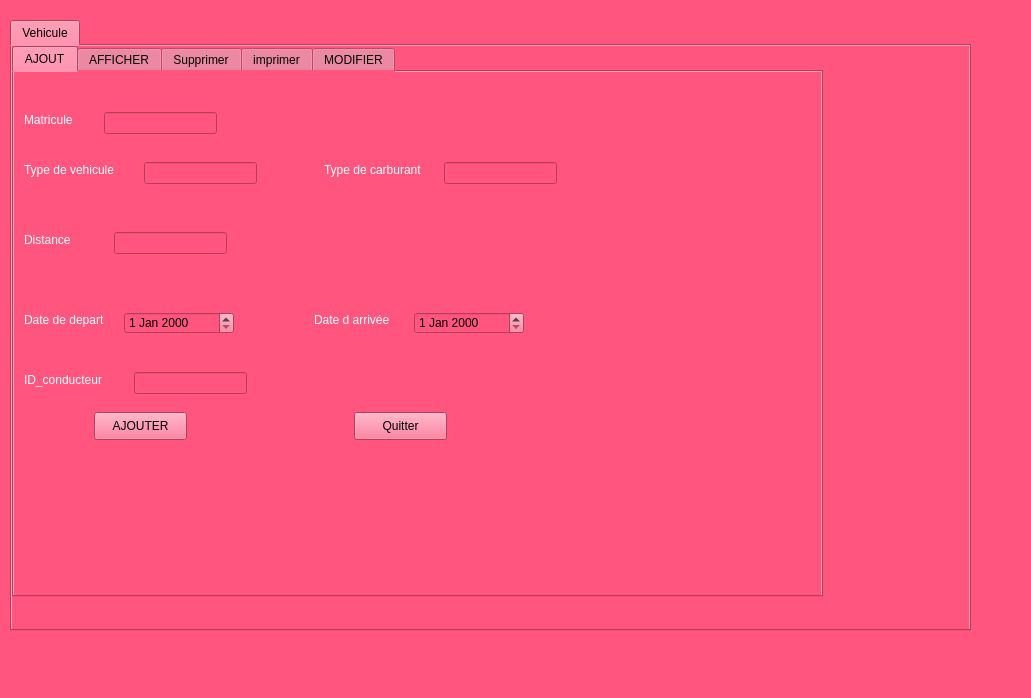
<?xml version="1.0" encoding="UTF-8"?>
<ui version="4.0">
 <class>MainWindo</class>
 <widget class="QMainWindow" name="MainWindo">
  <property name="geometry">
   <rect>
    <x>0</x>
    <y>0</y>
    <width>1031</width>
    <height>698</height>
   </rect>
  </property>
  <property name="windowTitle">
   <string>MainWindo</string>
  </property>
  <property name="styleSheet">
   <string notr="true">background-color: rgb(255, 85, 127);</string>
  </property>
  <widget class="QWidget" name="centralwidget">
   <widget class="QTabWidget" name="tabWidget">
    <property name="geometry">
     <rect>
      <x>10</x>
      <y>20</y>
      <width>961</width>
      <height>611</height>
     </rect>
    </property>
    <property name="currentIndex">
     <number>0</number>
    </property>
    <widget class="QWidget" name="tab_2">
     <attribute name="title">
      <string>Vehicule</string>
     </attribute>
     <widget class="QTabWidget" name="tabWidget_2">
      <property name="geometry">
       <rect>
        <x>0</x>
        <y>0</y>
        <width>811</width>
        <height>551</height>
       </rect>
      </property>
      <property name="currentIndex">
       <number>0</number>
      </property>
      <widget class="QWidget" name="tab_3">
       <attribute name="title">
        <string>AJOUT</string>
       </attribute>
       <widget class="QLabel" name="label">
        <property name="geometry">
         <rect>
          <x>10</x>
          <y>40</y>
          <width>56</width>
          <height>16</height>
         </rect>
        </property>
        <property name="styleSheet">
         <string notr="true"/>
        </property>
        <property name="text">
         <string>&lt;html&gt;&lt;head/&gt;&lt;body&gt;&lt;p&gt;&lt;span style=&quot; color:#ffffff;&quot;&gt;Matricule&lt;/span&gt;&lt;/p&gt;&lt;/body&gt;&lt;/html&gt;</string>
        </property>
       </widget>
       <widget class="QLabel" name="label_2">
        <property name="geometry">
         <rect>
          <x>10</x>
          <y>90</y>
          <width>111</width>
          <height>16</height>
         </rect>
        </property>
        <property name="text">
         <string>&lt;html&gt;&lt;head/&gt;&lt;body&gt;&lt;p&gt;&lt;span style=&quot; color:#ffffff;&quot;&gt;Type de vehicule&lt;/span&gt;&lt;/p&gt;&lt;/body&gt;&lt;/html&gt;</string>
        </property>
       </widget>
       <widget class="QLabel" name="label_3">
        <property name="geometry">
         <rect>
          <x>310</x>
          <y>90</y>
          <width>111</width>
          <height>16</height>
         </rect>
        </property>
        <property name="text">
         <string>&lt;html&gt;&lt;head/&gt;&lt;body&gt;&lt;p&gt;&lt;span style=&quot; color:#ffffff;&quot;&gt;Type de carburant&lt;/span&gt;&lt;/p&gt;&lt;/body&gt;&lt;/html&gt;</string>
        </property>
       </widget>
       <widget class="QLabel" name="label_4">
        <property name="geometry">
         <rect>
          <x>10</x>
          <y>160</y>
          <width>56</width>
          <height>16</height>
         </rect>
        </property>
        <property name="text">
         <string>&lt;html&gt;&lt;head/&gt;&lt;body&gt;&lt;p&gt;&lt;span style=&quot; color:#ffffff;&quot;&gt;Distance&lt;/span&gt;&lt;/p&gt;&lt;/body&gt;&lt;/html&gt;</string>
        </property>
       </widget>
       <widget class="QLabel" name="label_6">
        <property name="geometry">
         <rect>
          <x>10</x>
          <y>300</y>
          <width>91</width>
          <height>16</height>
         </rect>
        </property>
        <property name="text">
         <string>&lt;html&gt;&lt;head/&gt;&lt;body&gt;&lt;p&gt;&lt;span style=&quot; color:#ffffff;&quot;&gt;ID_conducteur&lt;/span&gt;&lt;/p&gt;&lt;/body&gt;&lt;/html&gt;</string>
        </property>
       </widget>
       <widget class="QLabel" name="label_7">
        <property name="geometry">
         <rect>
          <x>10</x>
          <y>240</y>
          <width>91</width>
          <height>16</height>
         </rect>
        </property>
        <property name="text">
         <string>&lt;html&gt;&lt;head/&gt;&lt;body&gt;&lt;p&gt;&lt;span style=&quot; color:#ffffff;&quot;&gt;Date de depart&lt;/span&gt;&lt;/p&gt;&lt;/body&gt;&lt;/html&gt;</string>
        </property>
       </widget>
       <widget class="QLabel" name="label_8">
        <property name="geometry">
         <rect>
          <x>300</x>
          <y>240</y>
          <width>91</width>
          <height>16</height>
         </rect>
        </property>
        <property name="text">
         <string>&lt;html&gt;&lt;head/&gt;&lt;body&gt;&lt;p&gt;&lt;span style=&quot; color:#ffffff;&quot;&gt;Date d arrivée&lt;/span&gt;&lt;/p&gt;&lt;/body&gt;&lt;/html&gt;</string>
        </property>
       </widget>
       <widget class="QLineEdit" name="mataj">
        <property name="geometry">
         <rect>
          <x>90</x>
          <y>40</y>
          <width>113</width>
          <height>22</height>
         </rect>
        </property>
       </widget>
       <widget class="QLineEdit" name="typevaj">
        <property name="geometry">
         <rect>
          <x>130</x>
          <y>90</y>
          <width>113</width>
          <height>22</height>
         </rect>
        </property>
       </widget>
       <widget class="QLineEdit" name="typecaj">
        <property name="geometry">
         <rect>
          <x>430</x>
          <y>90</y>
          <width>113</width>
          <height>22</height>
         </rect>
        </property>
       </widget>
       <widget class="QLineEdit" name="distaj">
        <property name="geometry">
         <rect>
          <x>100</x>
          <y>160</y>
          <width>113</width>
          <height>22</height>
         </rect>
        </property>
       </widget>
       <widget class="QDateEdit" name="datedepaj">
        <property name="geometry">
         <rect>
          <x>110</x>
          <y>240</y>
          <width>110</width>
          <height>22</height>
         </rect>
        </property>
       </widget>
       <widget class="QDateEdit" name="datearaj">
        <property name="geometry">
         <rect>
          <x>400</x>
          <y>240</y>
          <width>110</width>
          <height>22</height>
         </rect>
        </property>
       </widget>
       <widget class="QLineEdit" name="idcaj">
        <property name="geometry">
         <rect>
          <x>120</x>
          <y>300</y>
          <width>113</width>
          <height>22</height>
         </rect>
        </property>
       </widget>
       <widget class="QPushButton" name="ajout">
        <property name="geometry">
         <rect>
          <x>80</x>
          <y>340</y>
          <width>93</width>
          <height>28</height>
         </rect>
        </property>
        <property name="text">
         <string>AJOUTER</string>
        </property>
       </widget>
       <widget class="QPushButton" name="pushButton_2">
        <property name="geometry">
         <rect>
          <x>340</x>
          <y>340</y>
          <width>93</width>
          <height>28</height>
         </rect>
        </property>
        <property name="text">
         <string>Quitter</string>
        </property>
       </widget>
      </widget>
      <widget class="QWidget" name="tab_4">
       <attribute name="title">
        <string>AFFICHER</string>
       </attribute>
       <widget class="QTableView" name="tabvehicule">
        <property name="geometry">
         <rect>
          <x>15</x>
          <y>120</y>
          <width>741</width>
          <height>371</height>
         </rect>
        </property>
       </widget>
       <widget class="QLabel" name="label_10">
        <property name="geometry">
         <rect>
          <x>20</x>
          <y>30</y>
          <width>56</width>
          <height>16</height>
         </rect>
        </property>
        <property name="text">
         <string>&lt;html&gt;&lt;head/&gt;&lt;body&gt;&lt;p&gt;&lt;span style=&quot; color:#ffffff;&quot;&gt;Matricule&lt;/span&gt;&lt;/p&gt;&lt;/body&gt;&lt;/html&gt;</string>
        </property>
       </widget>
       <widget class="QLineEdit" name="mataf">
        <property name="geometry">
         <rect>
          <x>110</x>
          <y>30</y>
          <width>113</width>
          <height>22</height>
         </rect>
        </property>
       </widget>
       <widget class="QPushButton" name="pushButton">
        <property name="geometry">
         <rect>
          <x>270</x>
          <y>80</y>
          <width>161</width>
          <height>28</height>
         </rect>
        </property>
        <property name="text">
         <string>TRIEE PAR MATRICULE</string>
        </property>
       </widget>
       <widget class="QPushButton" name="rechercher">
        <property name="geometry">
         <rect>
          <x>292</x>
          <y>30</y>
          <width>111</width>
          <height>28</height>
         </rect>
        </property>
        <property name="text">
         <string>RECHERCHER</string>
        </property>
       </widget>
      </widget>
      <widget class="QWidget" name="tab_5">
       <attribute name="title">
        <string>Supprimer</string>
       </attribute>
       <widget class="QLabel" name="label_9">
        <property name="geometry">
         <rect>
          <x>10</x>
          <y>40</y>
          <width>131</width>
          <height>16</height>
         </rect>
        </property>
        <property name="text">
         <string>&lt;html&gt;&lt;head/&gt;&lt;body&gt;&lt;p&gt;&lt;span style=&quot; color:#ffffff;&quot;&gt;Matricule a supprimer&lt;/span&gt;&lt;/p&gt;&lt;/body&gt;&lt;/html&gt;</string>
        </property>
       </widget>
       <widget class="QLineEdit" name="matsup">
        <property name="geometry">
         <rect>
          <x>170</x>
          <y>40</y>
          <width>113</width>
          <height>22</height>
         </rect>
        </property>
       </widget>
       <widget class="QPushButton" name="Supprimer">
        <property name="geometry">
         <rect>
          <x>180</x>
          <y>120</y>
          <width>93</width>
          <height>28</height>
         </rect>
        </property>
        <property name="text">
         <string>Supprimer</string>
        </property>
       </widget>
      </widget>
      <widget class="QWidget" name="tab_6">
       <attribute name="title">
        <string>imprimer</string>
       </attribute>
       <widget class="QTextEdit" name="textEdit">
        <property name="geometry">
         <rect>
          <x>30</x>
          <y>100</y>
          <width>711</width>
          <height>401</height>
         </rect>
        </property>
       </widget>
       <widget class="QPushButton" name="pushButton_3">
        <property name="geometry">
         <rect>
          <x>640</x>
          <y>60</y>
          <width>93</width>
          <height>28</height>
         </rect>
        </property>
        <property name="text">
         <string>IMPRIMER</string>
        </property>
       </widget>
      </widget>
      <widget class="QWidget" name="tab">
       <attribute name="title">
        <string>MODIFIER</string>
       </attribute>
       <widget class="QLabel" name="label_16">
        <property name="geometry">
         <rect>
          <x>20</x>
          <y>160</y>
          <width>56</width>
          <height>16</height>
         </rect>
        </property>
        <property name="text">
         <string>&lt;html&gt;&lt;head/&gt;&lt;body&gt;&lt;p&gt;&lt;span style=&quot; color:#ffffff;&quot;&gt;Distance&lt;/span&gt;&lt;/p&gt;&lt;/body&gt;&lt;/html&gt;</string>
        </property>
       </widget>
       <widget class="QLabel" name="label_14">
        <property name="geometry">
         <rect>
          <x>20</x>
          <y>300</y>
          <width>91</width>
          <height>16</height>
         </rect>
        </property>
        <property name="text">
         <string>&lt;html&gt;&lt;head/&gt;&lt;body&gt;&lt;p&gt;&lt;span style=&quot; color:#ffffff;&quot;&gt;ID_conducteur&lt;/span&gt;&lt;/p&gt;&lt;/body&gt;&lt;/html&gt;</string>
        </property>
       </widget>
       <widget class="QLineEdit" name="typevmod">
        <property name="geometry">
         <rect>
          <x>140</x>
          <y>90</y>
          <width>113</width>
          <height>22</height>
         </rect>
        </property>
       </widget>
       <widget class="QLabel" name="label_5">
        <property name="geometry">
         <rect>
          <x>320</x>
          <y>90</y>
          <width>111</width>
          <height>16</height>
         </rect>
        </property>
        <property name="text">
         <string>&lt;html&gt;&lt;head/&gt;&lt;body&gt;&lt;p&gt;&lt;span style=&quot; color:#ffffff;&quot;&gt;Type de carburant&lt;/span&gt;&lt;/p&gt;&lt;/body&gt;&lt;/html&gt;</string>
        </property>
       </widget>
       <widget class="QLineEdit" name="idmod">
        <property name="geometry">
         <rect>
          <x>130</x>
          <y>300</y>
          <width>113</width>
          <height>22</height>
         </rect>
        </property>
       </widget>
       <widget class="QLabel" name="label_12">
        <property name="geometry">
         <rect>
          <x>20</x>
          <y>240</y>
          <width>91</width>
          <height>16</height>
         </rect>
        </property>
        <property name="text">
         <string>&lt;html&gt;&lt;head/&gt;&lt;body&gt;&lt;p&gt;&lt;span style=&quot; color:#ffffff;&quot;&gt;Date de depart&lt;/span&gt;&lt;/p&gt;&lt;/body&gt;&lt;/html&gt;</string>
        </property>
       </widget>
       <widget class="QDateEdit" name="datedepmod">
        <property name="geometry">
         <rect>
          <x>120</x>
          <y>240</y>
          <width>110</width>
          <height>22</height>
         </rect>
        </property>
       </widget>
       <widget class="QLineEdit" name="distmod">
        <property name="geometry">
         <rect>
          <x>110</x>
          <y>160</y>
          <width>113</width>
          <height>22</height>
         </rect>
        </property>
       </widget>
       <widget class="QDateEdit" name="datearmod">
        <property name="geometry">
         <rect>
          <x>410</x>
          <y>240</y>
          <width>110</width>
          <height>22</height>
         </rect>
        </property>
       </widget>
       <widget class="QLabel" name="label_15">
        <property name="geometry">
         <rect>
          <x>20</x>
          <y>40</y>
          <width>56</width>
          <height>16</height>
         </rect>
        </property>
        <property name="text">
         <string>&lt;html&gt;&lt;head/&gt;&lt;body&gt;&lt;p&gt;&lt;span style=&quot; color:#ffffff;&quot;&gt;Matricule&lt;/span&gt;&lt;/p&gt;&lt;/body&gt;&lt;/html&gt;</string>
        </property>
       </widget>
       <widget class="QLineEdit" name="matmod">
        <property name="geometry">
         <rect>
          <x>100</x>
          <y>40</y>
          <width>113</width>
          <height>22</height>
         </rect>
        </property>
       </widget>
       <widget class="QLineEdit" name="typecmod">
        <property name="geometry">
         <rect>
          <x>440</x>
          <y>90</y>
          <width>113</width>
          <height>22</height>
         </rect>
        </property>
       </widget>
       <widget class="QLabel" name="label_11">
        <property name="geometry">
         <rect>
          <x>20</x>
          <y>90</y>
          <width>111</width>
          <height>16</height>
         </rect>
        </property>
        <property name="text">
         <string>&lt;html&gt;&lt;head/&gt;&lt;body&gt;&lt;p&gt;&lt;span style=&quot; color:#ffffff;&quot;&gt;Type de vehicule&lt;/span&gt;&lt;/p&gt;&lt;/body&gt;&lt;/html&gt;</string>
        </property>
       </widget>
       <widget class="QLabel" name="label_13">
        <property name="geometry">
         <rect>
          <x>310</x>
          <y>240</y>
          <width>91</width>
          <height>16</height>
         </rect>
        </property>
        <property name="text">
         <string>&lt;html&gt;&lt;head/&gt;&lt;body&gt;&lt;p&gt;&lt;span style=&quot; color:#ffffff;&quot;&gt;Date d arriveé&lt;/span&gt;&lt;/p&gt;&lt;/body&gt;&lt;/html&gt;</string>
        </property>
       </widget>
       <widget class="QPushButton" name="pushButton_4">
        <property name="geometry">
         <rect>
          <x>110</x>
          <y>420</y>
          <width>93</width>
          <height>28</height>
         </rect>
        </property>
        <property name="text">
         <string>MODIFIER</string>
        </property>
       </widget>
      </widget>
     </widget>
    </widget>
   </widget>
  </widget>
  <widget class="QMenuBar" name="menubar">
   <property name="geometry">
    <rect>
     <x>0</x>
     <y>0</y>
     <width>1031</width>
     <height>26</height>
    </rect>
   </property>
  </widget>
  <widget class="QStatusBar" name="statusbar"/>
 </widget>
 <resources/>
 <connections/>
</ui>
